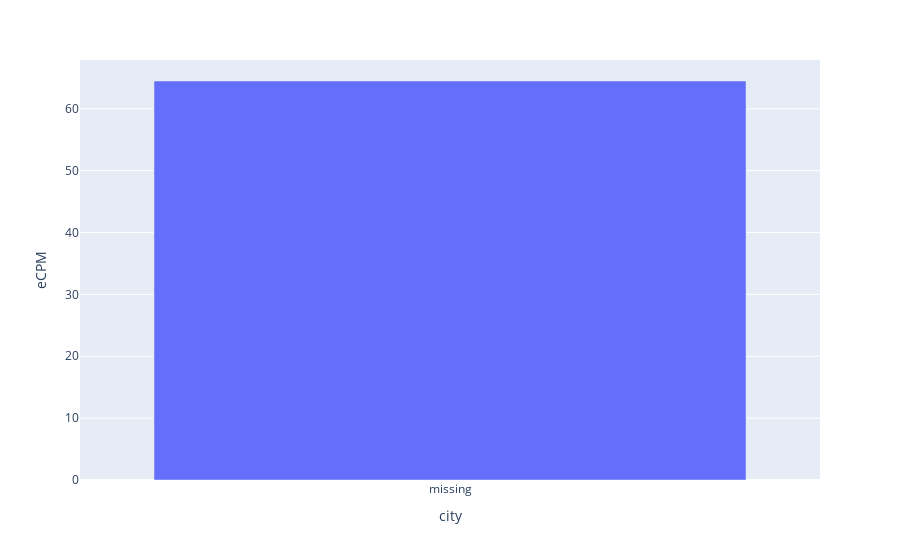

Notebook source saved alongside this figure:
### Markdown cell above
### RV

### Code cell
fig = px.bar(filtered_data[filtered_data['ad_type'] == 'rv'],
                                 x='city', y='eCPM')
fig.show()

### Figure 1 — Plotly figure (JSON) as saved in the notebook; plotly's stock layout.template omitted (floating-point values rounded to 4 significant figures)
{"data": [{"alignmentgroup": "True", "hovertemplate": "city=%{x}<br>eCPM=%{y}<extra></extra>", "legendgroup": "", "marker": {"color": "#636efa", "pattern": {"shape": ""}}, "name": "", "offsetgroup": "", "orientation": "v", "showlegend": false, "textposition": "auto", "type": "bar", "x": ["missing"], "xaxis": "x", "y": [64.49], "yaxis": "y"}], "layout": {"barmode": "relative", "legend": {"tracegroupgap": 0}, "margin": {"t": 60}, "xaxis": {"anchor": "y", "domain": [0, 1], "title": {"text": "city"}}, "yaxis": {"anchor": "x", "domain": [0, 1], "title": {"text": "eCPM"}}}}
